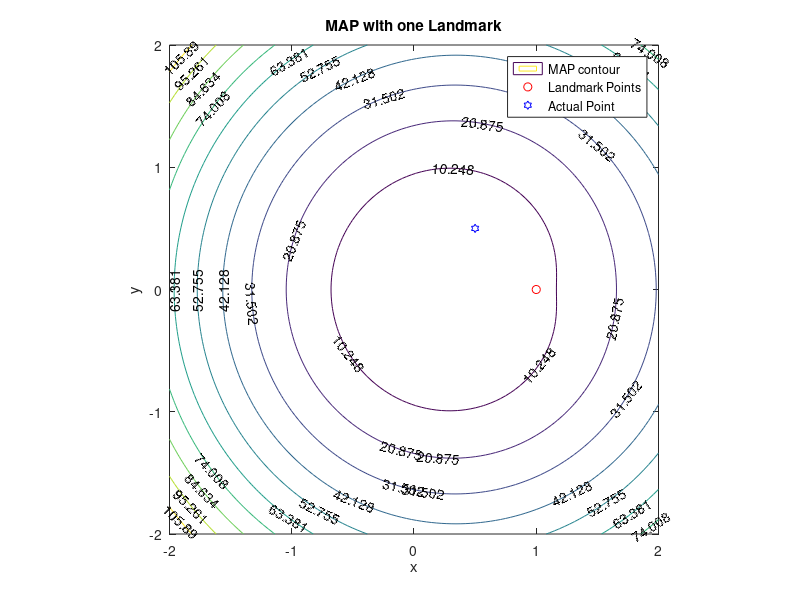
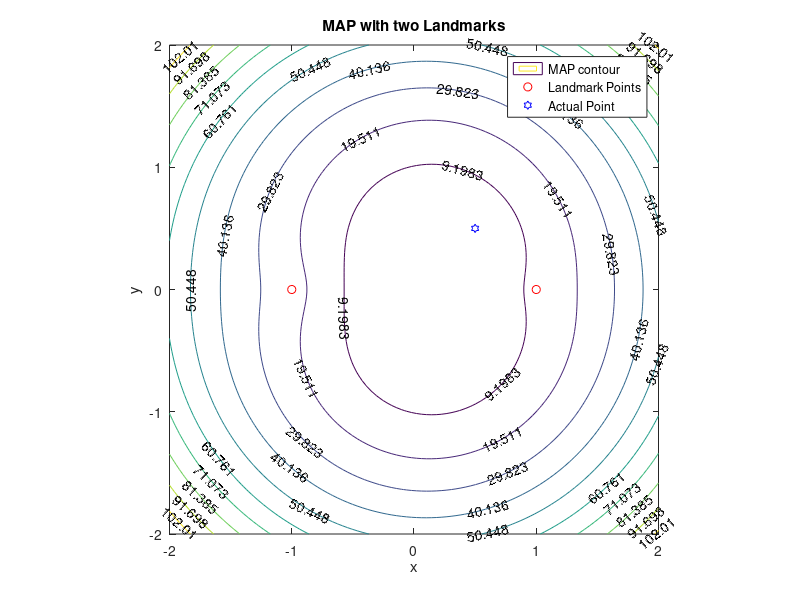
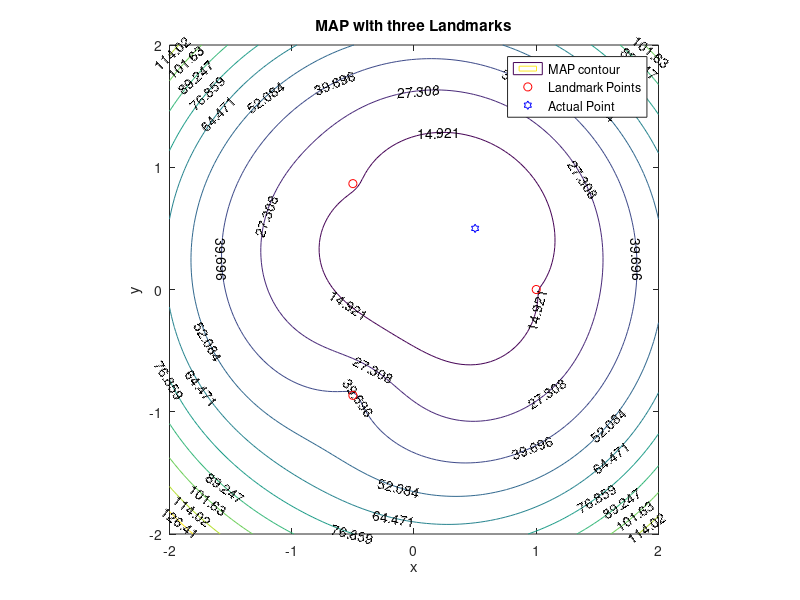
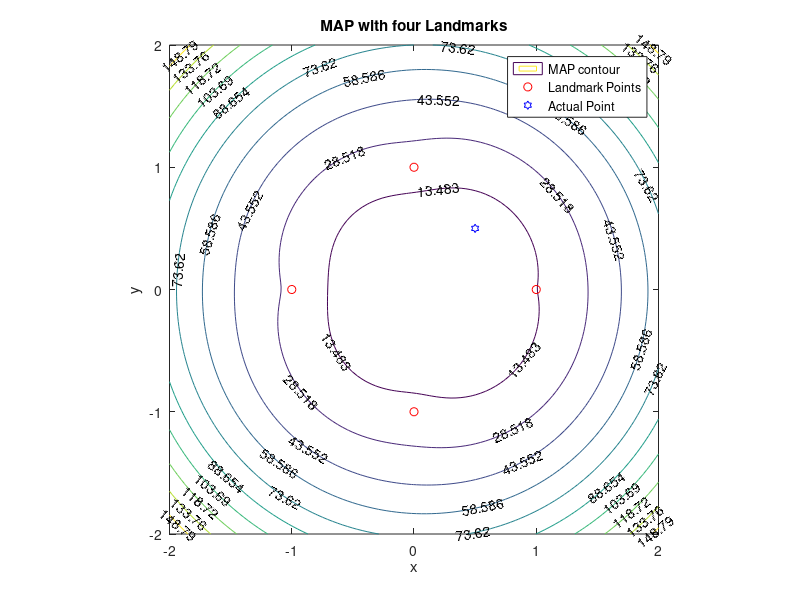

Here is the MATLAB script that generated these plots, in order:
%YuQi
%NUid:001304349
%qi.yu1@husky.neu.edu
clear all;
n_sigma = 0.3;% noise sigma
xtrue = 0.5;% true point in the unit circle
ytrue = 0.5;
sigmax = 0.25;% sigma of prior
sigmay = 0.25;

% K landmarks on a unit r circle at origin point
%      l1    l2             l3                                  l4
x_l = [1,   1,-1,   1,cos(120*pi/180),cos(240*pi/180),      1,-1,0, 0];
y_l = [0,   0, 0,   0,sin(120*pi/180),sin(240*pi/180),      0, 0,1,-1];
%      1    2  3    4        5              6               7  8 9  10

for i = 1:10
    n(i) = normrnd(0,n_sigma);% make each ri's noise different
    r(i) = sqrt((x_l(i)-xtrue)^2+(y_l(i)-ytrue)^2) + n(i);% ri =dti + n
end
clear i;

x = linspace(-2,2,100);
y = linspace(-2,2,100);
% I first select landmarks on unit r circle and the true point
% and I calculate the ri = dti + noise
% so the ri ~ N (dti, sigma of noise), and I know the likelihood and prior
% prior and likelihood contain all constant
[X,Y] = meshgrid(x,y);% X and Y are estimate value, so it can become contours with equal value on each contour
prior = 1/2*(X(:).^2/sigmax^2 + Y(:).^2/sigmay^2) - log(inv(2*pi*sigmax*sigmay));% calculate prior,after loge, see math in my report
likelihood1 = ((r(1)-sqrt((x_l(1)-X(:)).^2+(y_l(1)-Y(:)).^2)).^2)/(2*n_sigma^2) - log(1/(sqrt(2*pi)*n_sigma));% calculate likelihood, after loge, see math in my report
likelihood2 = ((r(2)-sqrt((x_l(2)-X(:)).^2+(y_l(2)-Y(:)).^2)).^2)/(2*n_sigma^2) - log(1/(sqrt(2*pi)*n_sigma)) + ((r(3)-sqrt((x_l(3)-X(:)).^2+(y_l(3)-Y(:)).^2)).^2)/(2*n_sigma^2) - log(1/(sqrt(2*pi)*n_sigma));
likelihood3 = ((r(4)-sqrt((x_l(4)-X(:)).^2+(y_l(4)-Y(:)).^2)).^2)/(2*n_sigma^2) - log(1/(sqrt(2*pi)*n_sigma)) + ((r(5)-sqrt((x_l(5)-X(:)).^2+(y_l(5)-Y(:)).^2)).^2)/(2*n_sigma^2) - log(1/(sqrt(2*pi)*n_sigma)) + ((r(6)-sqrt((x_l(6)-X(:)).^2+(y_l(6)-Y(:)).^2)).^2)/(2*n_sigma^2) - log(1/(sqrt(2*pi)*n_sigma));
likelihood4 = ((r(7)-sqrt((x_l(7)-X(:)).^2+(y_l(7)-Y(:)).^2)).^2)/(2*n_sigma^2) - log(1/(sqrt(2*pi)*n_sigma)) + ((r(8)-sqrt((x_l(8)-X(:)).^2+(y_l(8)-Y(:)).^2)).^2)/(2*n_sigma^2) - log(1/(sqrt(2*pi)*n_sigma)) + ((r(9)-sqrt((x_l(9)-X(:)).^2+(y_l(9)-Y(:)).^2)).^2)/(2*n_sigma^2) - log(1/(sqrt(2*pi)*n_sigma)) + ((r(10)-sqrt((x_l(10)-X(:)).^2+(y_l(10)-Y(:)).^2)).^2)/(2*n_sigma^2) - log(1/(sqrt(2*pi)*n_sigma));

map1 = likelihood1 + prior;% calculate posterior
map2 = likelihood2 + prior;
map3 = likelihood3 + prior;
map4 = likelihood4 + prior;

map1contour = reshape(map1,100,100);% reshape them
map2contour = reshape(map2,100,100);
map3contour = reshape(map3,100,100);
map4contour = reshape(map4,100,100);

figure(1);
contour(X,Y,map1contour,'Showtext', 'on');% draw contour
hold on;
plot(x_l(1),y_l(1),'or');% draw landmarks
hold on;
plot(xtrue,ytrue,'hb');% draw true point
hold on;
legend('MAP contour','Landmark Points','Actual Point'), 
title('MAP with one Landmark');
xlabel('x'), ylabel('y');
axis equal;

figure(2);
contour(X,Y,map2contour,'Showtext', 'on');% draw contour
hold on;
plot(x_l(2:3),y_l(2:3),'or');% draw landmarks
hold on;
plot(xtrue,ytrue,'hb');% draw true point
hold on;
legend('MAP contour','Landmark Points','Actual Point'), 
title('MAP with two Landmarks');
xlabel('x'), ylabel('y');
axis equal;

figure(3);
contour(X,Y,map3contour,'Showtext', 'on');% draw contour
hold on;
plot(x_l(4:6),y_l(4:6),'or');% draw landmarks
hold on;
plot(xtrue,ytrue,'hb');% draw true point
hold on;
legend('MAP contour','Landmark Points','Actual Point'), 
title('MAP with three Landmarks');
xlabel('x'), ylabel('y');
axis equal;

figure(4);
contour(X,Y,map4contour,'Showtext', 'on');% draw contour
hold on;
plot(x_l(7:10),y_l(7:10),'or');% draw landmarks
hold on;
plot(xtrue,ytrue,'hb');% draw true point
hold on;
legend('MAP contour','Landmark Points','Actual Point'), 
title('MAP with four Landmarks');
xlabel('x'), ylabel('y');
axis equal;